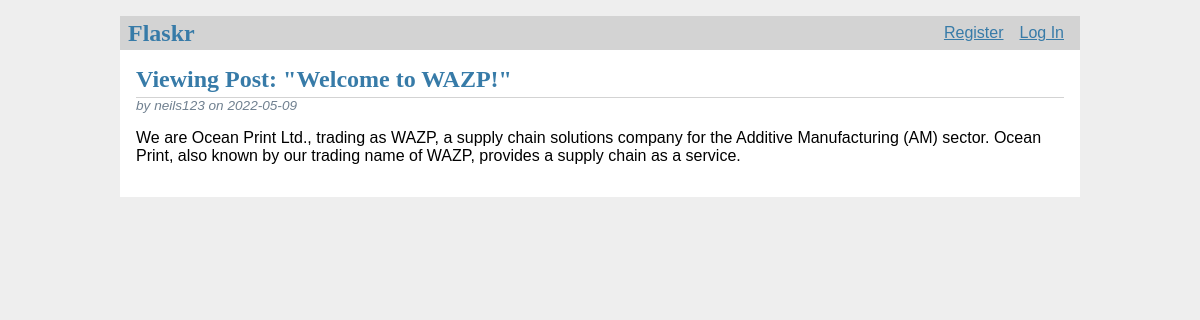
Screenshot of /1/viewPost with the database file from the repository.
### tables this page shows
CREATE TABLE post (
  id INTEGER PRIMARY KEY AUTOINCREMENT,
  author_id INTEGER NOT NULL,
  created TIMESTAMP NOT NULL DEFAULT CURRENT_TIMESTAMP,
  title TEXT NOT NULL,
  body TEXT NOT NULL,
  FOREIGN KEY (author_id) REFERENCES user (id)
);

CREATE TABLE user (
  id INTEGER PRIMARY KEY AUTOINCREMENT,
  username TEXT UNIQUE NOT NULL,
  password TEXT NOT NULL
);

### flaskr/blog.py (the view)
@bp.route('/<int:id>/viewPost')
def viewPost(id):
    post = get_post(id)
    return render_template('blog/viewPost.html', post=post)

### flaskr/auth.py (called while the page is built)
@bp.before_app_request
def load_logged_in_user():
    user_id = session.get('user_id')
    if user_id is None:
        g.user = None
    else:
        g.user = get_db().execute(
            'SELECT * FROM user WHERE id = ?', (user_id,)
        ).fetchone()

### flaskr/blog.py (called while the page is built)
def get_post(id, check_author=True):
    post = get_db().execute(
        'SELECT p.id, title, body, created, author_id, username'
        ' FROM post p JOIN user u ON p.author_id = u.id'
        ' WHERE p.id = ?',
        (id,)
    ).fetchone()
    if post is None:
        abort(404, f"Post id {id} doesn't exist.")
    return post

### flaskr/db.py (called while the page is built)
def get_db():
    if 'db' not in g:
        g.db = sqlite3.connect(
            current_app.config['DATABASE'],
            detect_types=sqlite3.PARSE_DECLTYPES
        )
        g.db.row_factory = sqlite3.Row
    return g.db

### flaskr/templates/blog/viewPost.html (shortened to what this page needs)
{% extends 'base.html' %}
{% block header %}
  <h1>{% block title %}Viewing Post: "{{ post['title'] }}"{% endblock %}</h1>
{% endblock %}
{% block content %}
    <article class="post">
      <header>
        <div>
          <div class="about">by {{ post['username'] }} on {{ post['created'].strftime('%Y-%m-%d') }}</div>
        </div>
      </header>
      <p class="body">{{ post['body'] }}</p>
    </article>
{% endblock %}

### flaskr/static/style.css (style rules this page uses)
h1 { font-family: serif; color: #377ba8; margin: 1rem 0; }
.content > header h1 { flex: auto; margin: 1rem 0 0.25rem 0; }
.post > header { display: flex; align-items: flex-end; font-size: 0.85em; }
.post > header > div:first-of-type { flex: auto; }
.post .about { color: slategray; font-style: italic; }
.post .body { white-space: pre-line; }

### rows the page displays
post: title "Welcome to WAZP!", created "2022-05-09", body "We are Ocean Print Ltd., trading as WAZP, a supply chain solutions company for the Additive Manufacturing (AM) sector. Ocean Print, also known by our trading name of WAZP, provides a supply chain as a service."
user: username "neils123"
